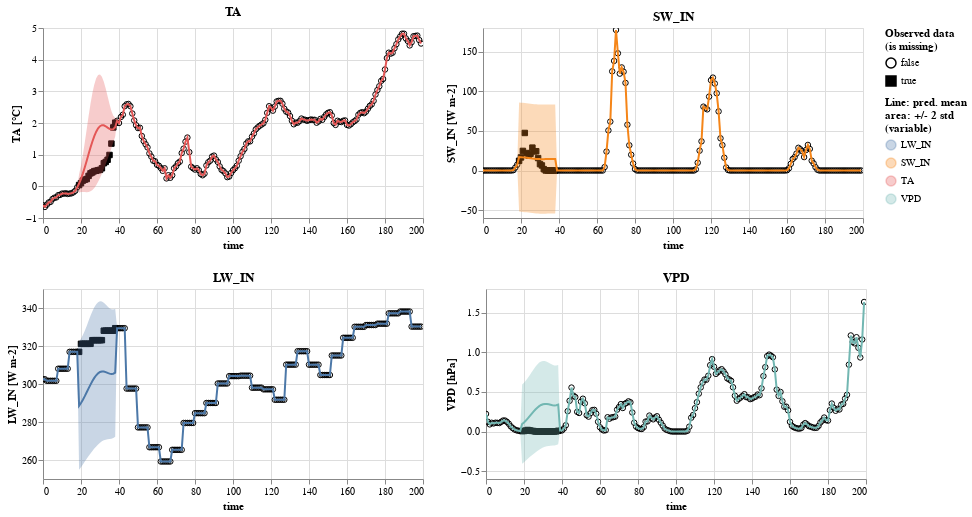

Notebook cell for this chart:
### Code cell
gap_plot= gp_gap.plot_pred(units=units, properties =  {'height': 190 , 'width': 380})

gap_plot.save(here("analysis/plots") /" plot_hai_winter_4_var_200_obs_gap_20.vl.json")
gap_plot

### Figure 1 — Vega-Lite specification as saved in the notebook (floating-point values rounded to 4 significant figures; data arrays with more than 128 entries replaced by an {"elided": "..."} marker saying what was removed)
{"config": {"view": {"continuousWidth": 400, "continuousHeight": 300}}, "vconcat": [{"hconcat": [{"layer": [{"data": {"name": "data-04f5272b4ac706e04771805c81f2a567"}, "mark": {"type": "point", "color": "black", "fillOpacity": 1, "strokeWidth": 1}, "encoding": {"fill": {"field": "is_missing", "legend": {"title": ["Observed data", "(is missing)"]}, "scale": {"range": ["#ffffff00", "black"]}, "type": "nominal"}, "shape": {"field": "is_missing", "type": "nominal"}, "x": {"field": "time", "type": "quantitative"}, "y": {"field": "value", "scale": {"zero": false}, "title": "TA [°C]", "type": "quantitative"}}}, {"layer": [{"mark": "errorband", "encoding": {"color": {"field": "variable", "legend": {"title": ["Line: pred. mean", "area: +/- 2 std", "(variable)"]}, "type": "nominal"}, "tooltip": [{"field": "std", "format": ".4", "type": "quantitative"}, {"field": "mean", "format": ".4", "type": "quantitative"}], "x": {"field": "time", "type": "quantitative"}, "y": {"field": "err_low", "scale": {"zero": false}, "title": "TA [°C]", "type": "quantitative"}, "y2": {"field": "err_high"}}, "height": 190, "transform": [{"calculate": "datum.mean - 2 * datum.std", "as": "err_low"}, {"calculate": "datum.mean + 2 * datum.std", "as": "err_high"}], "width": 380}, {"mark": "line", "encoding": {"color": {"field": "variable", "type": "nominal"}, "x": {"field": "time", "type": "quantitative"}, "y": {"field": "mean", "scale": {"zero": false}, "title": "TA [°C]", "type": "quantitative"}}, "selection": {"selector009": {"type": "interval", "bind": "scales", "encodings": ["x"]}}, "title": "TA"}], "data": {"name": "data-4cad76a8a018c05de0d5e0bad5005488"}}]}, {"layer": [{"data": {"name": "data-76364e113dc839351ab8023315367eb1"}, "mark": {"type": "point", "color": "black", "fillOpacity": 1, "strokeWidth": 1}, "encoding": {"fill": {"field": "is_missing", "legend": {"title": ["Observed data", "(is missing)"]}, "scale": {"range": ["#ffffff00", "black"]}, "type": "nominal"}, "shape": {"field": "is_missing", "type": "nominal"}, "x": {"field": "time", "type": "quantitative"}, "y": {"field": "value", "scale": {"zero": false}, "title": "SW_IN [W m-2]", "type": "quantitative"}}}, {"layer": [{"mark": "errorband", "encoding": {"color": {"field": "variable", "legend": {"title": ["Line: pred. mean", "area: +/- 2 std", "(variable)"]}, "type": "nominal"}, "tooltip": [{"field": "std", "format": ".4", "type": "quantitative"}, {"field": "mean", "format": ".4", "type": "quantitative"}], "x": {"field": "time", "type": "quantitative"}, "y": {"field": "err_low", "scale": {"zero": false}, "title": "SW_IN [W m-2]", "type": "quantitative"}, "y2": {"field": "err_high"}}, "height": 190, "transform": [{"calculate": "datum.mean - 2 * datum.std", "as": "err_low"}, {"calculate": "datum.mean + 2 * datum.std", "as": "err_high"}], "width": 380}, {"mark": "line", "encoding": {"color": {"field": "variable", "type": "nominal"}, "x": {"field": "time", "type": "quantitative"}, "y": {"field": "mean", "scale": {"zero": false}, "title": "SW_IN [W m-2]", "type": "quantitative"}}, "selection": {"selector009": {"type": "interval", "bind": "scales", "encodings": ["x"]}}, "title": "SW_IN"}], "data": {"name": "data-62a44a78b4aa963a316549f721385c1c"}}]}]}, {"hconcat": [{"layer": [{"data": {"name": "data-31c0fc828f5db3ca30cc654afe7c2f5d"}, "mark": {"type": "point", "color": "black", "fillOpacity": 1, "strokeWidth": 1}, "encoding": {"fill": {"field": "is_missing", "legend": {"title": ["Observed data", "(is missing)"]}, "scale": {"range": ["#ffffff00", "black"]}, "type": "nominal"}, "shape": {"field": "is_missing", "type": "nominal"}, "x": {"field": "time", "type": "quantitative"}, "y": {"field": "value", "scale": {"zero": false}, "title": "LW_IN [W m-2]", "type": "quantitative"}}}, {"layer": [{"mark": "errorband", "encoding": {"color": {"field": "variable", "legend": {"title": ["Line: pred. mean", "area: +/- 2 std", "(variable)"]}, "type": "nominal"}, "tooltip": [{"field": "std", "format": ".4", "type": "quantitative"}, {"field": "mean", "format": ".4", "type": "quantitative"}], "x": {"field": "time", "type": "quantitative"}, "y": {"field": "err_low", "scale": {"zero": false}, "title": "LW_IN [W m-2]", "type": "quantitative"}, "y2": {"field": "err_high"}}, "height": 190, "transform": [{"calculate": "datum.mean - 2 * datum.std", "as": "err_low"}, {"calculate": "datum.mean + 2 * datum.std", "as": "err_high"}], "width": 380}, {"mark": "line", "encoding": {"color": {"field": "variable", "type": "nominal"}, "x": {"field": "time", "type": "quantitative"}, "y": {"field": "mean", "scale": {"zero": false}, "title": "LW_IN [W m-2]", "type": "quantitative"}}, "selection": {"selector009": {"type": "interval", "bind": "scales", "encodings": ["x"]}}, "title": "LW_IN"}], "data": {"name": "data-5ff8bd80171e09f5aae4f27ef7e7af9c"}}]}, {"layer": [{"data": {"name": "data-734427c45248bc6d218002fba48e54e6"}, "mark": {"type": "point", "color": "black", "fillOpacity": 1, "strokeWidth": 1}, "encoding": {"fill": {"field": "is_missing", "legend": {"title": ["Observed data", "(is missing)"]}, "scale": {"range": ["#ffffff00", "black"]}, "type": "nominal"}, "shape": {"field": "is_missing", "type": "nominal"}, "x": {"field": "time", "type": "quantitative"}, "y": {"field": "value", "scale": {"zero": false}, "title": "VPD [hPa]", "type": "quantitative"}}}, {"layer": [{"mark": "errorband", "encoding": {"color": {"field": "variable", "legend": {"title": ["Line: pred. mean", "area: +/- 2 std", "(variable)"]}, "type": "nominal"}, "tooltip": [{"field": "std", "format": ".4", "type": "quantitative"}, {"field": "mean", "format": ".4", "type": "quantitative"}], "x": {"field": "time", "type": "quantitative"}, "y": {"field": "err_low", "scale": {"zero": false}, "title": "VPD [hPa]", "type": "quantitative"}, "y2": {"field": "err_high"}}, "height": 190, "transform": [{"calculate": "datum.mean - 2 * datum.std", "as": "err_low"}, {"calculate": "datum.mean + 2 * datum.std", "as": "err_high"}], "width": 380}, {"mark": "line", "encoding": {"color": {"field": "variable", "type": "nominal"}, "x": {"field": "time", "type": "quantitative"}, "y": {"field": "mean", "scale": {"zero": false}, "title": "VPD [hPa]", "type": "quantitative"}}, "selection": {"selector009": {"type": "interval", "bind": "scales", "encodings": ["x"]}}, "title": "VPD"}], "data": {"name": "data-8ea5c930422aa7b0895c57f08651382d"}}]}]}, {"hconcat": []}, {"hconcat": []}, {"hconcat": []}, {"hconcat": []}, {"hconcat": []}, {"hconcat": []}, {"hconcat": []}, {"hconcat": []}, {"hconcat": []}, {"hconcat": []}, {"hconcat": []}, {"hconcat": []}, {"hconcat": []}, {"hconcat": []}, {"hconcat": []}, {"hconcat": []}, {"hconcat": []}, {"hconcat": []}, {"hconcat": []}, {"hconcat": []}, {"hconcat": []}, {"hconcat": []}, {"hconcat": []}, {"hconcat": []}, {"hconcat": []}, {"hconcat": []}, {"hconcat": []}, {"hconcat": []}, {"hconcat": []}, {"hconcat": []}, {"hconcat": []}, {"hconcat": []}, {"hconcat": []}, {"hconcat": []}, {"hconcat": []}, {"hconcat": []}, {"hconcat": []}, {"hconcat": []}, {"hconcat": []}, {"hconcat": []}, {"hconcat": []}, {"hconcat": []}, {"hconcat": []}, {"hconcat": []}, {"hconcat": []}, {"hconcat": []}, {"hconcat": []}, {"hconcat": []}, {"hconcat": []}, {"hconcat": []}, {"hconcat": []}, {"hconcat": []}, {"hconcat": []}, {"hconcat": []}, {"hconcat": []}, {"hconcat": []}, {"hconcat": []}, {"hconcat": []}, {"hconcat": []}, {"hconcat": []}, {"hconcat": []}, {"hconcat": []}, {"hconcat": []}, {"hconcat": []}, {"hconcat": []}, {"hconcat": []}, {"hconcat": []}, {"hconcat": []}, {"hconcat": []}, {"hconcat": []}, {"hconcat": []}, {"hconcat": []}, {"hconcat": []}, {"hconcat": []}, {"hconcat": []}, {"hconcat": []}, {"hconcat": []}, {"hconcat": []}, {"hconcat": []}, {"hconcat": []}, {"hconcat": []}, {"hconcat": []}, {"hconcat": []}, {"hconcat": []}, {"hconcat": []}, {"hconcat": []}, {"hconcat": []}, {"hconcat": []}, {"hconcat": []}, {"hconcat": []}, {"hconcat": []}, {"hconcat": []}, {"hconcat": []}, {"hconcat": []}, {"hconcat": []}, {"hconcat": []}, {"hconcat": []}, {"hconcat": []}, {"hconcat": []}, {"hconcat": []}, {"hconcat": []}, {"hconcat": []}, {"hconcat": []}, {"hconcat": []}, {"hconcat": []}, {"hconcat": []}, {"hconcat": []}, {"hconcat": []}, {"hconcat": []}, {"hconcat": []}, {"hconcat": []}, {"hconcat": []}, {"hconcat": []}, {"hconcat": []}, {"hconcat": []}, {"hconcat": []}, {"hconcat": []}, {"hconcat": []}, {"hconcat": []}, {"hconcat": []}, {"hconcat": []}, {"hconcat": []}, {"hconcat": []}, {"hconcat": []}, {"hconcat": []}, {"hconcat": []}, {"hconcat": []}, {"hconcat": []}, {"hconcat": []}, {"hconcat": []}, {"hconcat": []}, {"hconcat": []}, {"hconcat": []}, {"hconcat": []}, {"hconcat": []}, {"hconcat": []}, {"hconcat": []}, {"hconcat": []}, {"hconcat": []}, {"hconcat": []}, {"hconcat": []}, {"hconcat": []}, {"hconcat": []}, {"hconcat": []}, {"hconcat": []}, {"hconcat": []}, {"hconcat": []}, {"hconcat": []}, {"hconcat": []}, {"hconcat": []}, {"hconcat": []}, {"hconcat": []}, {"hconcat": []}, {"hconcat": []}, {"hconcat": []}, {"hconcat": []}, {"hconcat": []}, {"hconcat": []}, {"hconcat": []}, {"hconcat": []}, {"hconcat": []}, {"hconcat": []}, {"hconcat": []}, {"hconcat": []}, {"hconcat": []}, {"hconcat": []}, {"hconcat": []}, {"hconcat": []}, {"hconcat": []}, {"hconcat": []}, {"hconcat": []}, {"hconcat": []}, {"hconcat": []}, {"hconcat": []}, {"hconcat": []}, {"hconcat": []}, {"hconcat": []}, {"hconcat": []}, {"hconcat": []}, {"hconcat": []}, {"hconcat": []}, {"hconcat": []}, {"hconcat": []}, {"hconcat": []}, {"hconcat": []}, {"hconcat": []}, {"hconcat": []}, {"hconcat": []}, {"hconcat": []}, {"hconcat": []}, {"hconcat": []}, {"hconcat": []}, {"hconcat": []}, {"hconcat": []}, {"hconcat": []}, {"hconcat": []}, {"hconcat": []}, {"hconcat": []}, {"hconcat": []}, {"hconcat": []}, {"hconcat": []}, {"hconcat": []}, {"hconcat": []}, {"hconcat": []}, {"hconcat": []}, {"hconcat": []}, {"hconcat": []}, {"hconcat": []}, {"hconcat": []}, {"hconcat": []}, {"hconcat": []}, {"hconcat": []}, {"hconcat": []}, {"hconcat": []}, {"hconcat": []}, {"hconcat": []}, {"hconcat": []}, {"hconcat": []}, {"hconcat": []}, {"hconcat": []}, {"hconcat": []}, {"hconcat": []}, {"hconcat": []}, {"hconcat": []}, {"hconcat": []}, {"hconcat": []}, {"hconcat": []}, {"hconcat": []}, {"hconcat": []}, {"hconcat": []}, {"hconcat": []}, {"hconcat": []}, {"hconcat": []}, {"hconcat": []}, {"hconcat": []}, {"hconcat": []}, {"hconcat": []}, {"hconcat": []}, {"hconcat": []}, {"hconcat": []}, {"hconcat": []}, {"hconcat": []}, {"hconcat": []}, {"hconcat": []}, {"hconcat": []}, {"hconcat": []}, {"hconcat": []}, {"hconcat": []}, {"hconcat": []}, {"hconcat": []}, {"hconcat": []}, {"hconcat": []}, {"hconcat": []}, {"hconcat": []}, {"hconcat": []}, {"hconcat": []}, {"hconcat": []}, {"hconcat": []}, {"hconcat": []}, {"hconcat": []}, {"hconcat": []}, {"hconcat": []}, {"hconcat": []}, {"hconcat": []}, {"hconcat": []}, {"hconcat": []}, {"hconcat": []}, {"hconcat": []}, {"hconcat": []}, {"hconcat": []}, {"hconcat": []}, {"hconcat": []}, {"hconcat": []}, {"hconcat": []}, {"hconcat": []}, {"hconcat": []}, {"hconcat": []}, {"hconcat": []}, {"hconcat": []}, {"hconcat": []}, {"hconcat": []}, {"hconcat": []}, {"hconcat": []}, {"hconcat": []}, {"hconcat": []}, {"hconcat": []}, {"hconcat": []}, {"hconcat": []}, {"hconcat": []}, {"hconcat": []}, {"hconcat": []}, {"hconcat": []}, {"hconcat": []}, {"hconcat": []}, {"hconcat": []}, {"hconcat": []}, {"hconcat": []}, {"hconcat": []}, {"hconcat": []}, {"hconcat": []}, {"hconcat": []}, {"hconcat": []}, {"hconcat": []}, {"hconcat": []}, {"hconcat": []}, {"hconcat": []}, {"hconcat": []}, {"hconcat": []}, {"hconcat": []}, {"hconcat": []}, {"hconcat": []}, {"hconcat": []}, {"hconcat": []}, {"hconcat": []}, {"hconcat": []}, {"hconcat": []}, {"hconcat": []}, {"hconcat": []}, {"hconcat": []}, {"hconcat": []}, {"hconcat": []}, {"hconcat": []}, {"hconcat": []}, {"hconcat": []}, {"hconcat": []}, {"hconcat": []}, {"hconcat": []}, {"hconcat": []}, {"hconcat": []}, {"hconcat": []}, {"hconcat": []}, {"hconcat": []}, {"hconcat": []}, {"hconcat": []}, {"hconcat": []}, {"hconcat": []}, {"hconcat": []}, {"hconcat": []}, {"hconcat": []}, {"hconcat": []}, {"hconcat": []}, {"hconcat": []}, {"hconcat": []}, {"hconcat": []}, {"hconcat": []}, {"hconcat": []}, {"hconcat": []}, {"hconcat": []}, {"hconcat": []}, {"hconcat": []}, {"hconcat": []}, {"hconcat": []}, {"hconcat": []}, {"hconcat": []}, {"hconcat": []}, {"hconcat": []}, {"hconcat": []}, {"hconcat": []}, {"hconcat": []}, {"hconcat": []}, {"hconcat": []}, {"hconcat": []}, {"hconcat": []}, {"hconcat": []}, {"hconcat": []}, {"hconcat": []}, {"hconcat": []}, {"hconcat": []}, {"hconcat": []}, {"hconcat": []}, {"hconcat": []}, {"hconcat": []}, {"hconcat": []}, {"hconcat": []}, {"hconcat": []}, {"hconcat": []}, {"hconcat": []}, {"hconcat": []}, {"hconcat": []}, {"hconcat": []}, {"hconcat": []}, {"hconcat": []}, {"hconcat": []}, {"hconcat": []}, {"hconcat": []}, {"hconcat": []}, {"hconcat": []}, {"hconcat": []}, {"hconcat": []}, {"hconcat": []}, {"hconcat": []}, {"hconcat": []}, {"hconcat": []}, {"hconcat": []}, {"hconcat": []}, {"hconcat": []}, {"hconcat": []}, {"hconcat": []}], "$schema": "https://vega.github.io/schema/vega-lite/v4.17.0.json", "datasets": {"data-04f5272b4ac706e04771805c81f2a567": {"elided": "200 records"}, "data-4cad76a8a018c05de0d5e0bad5005488": {"elided": "200 records"}, "data-76364e113dc839351ab8023315367eb1": {"elided": "200 records"}, "data-62a44a78b4aa963a316549f721385c1c": {"elided": "200 records"}, "data-31c0fc828f5db3ca30cc654afe7c2f5d": {"elided": "200 records"}, "data-5ff8bd80171e09f5aae4f27ef7e7af9c": {"elided": "200 records"}, "data-734427c45248bc6d218002fba48e54e6": {"elided": "200 records"}, "data-8ea5c930422aa7b0895c57f08651382d": {"elided": "200 records"}}}
